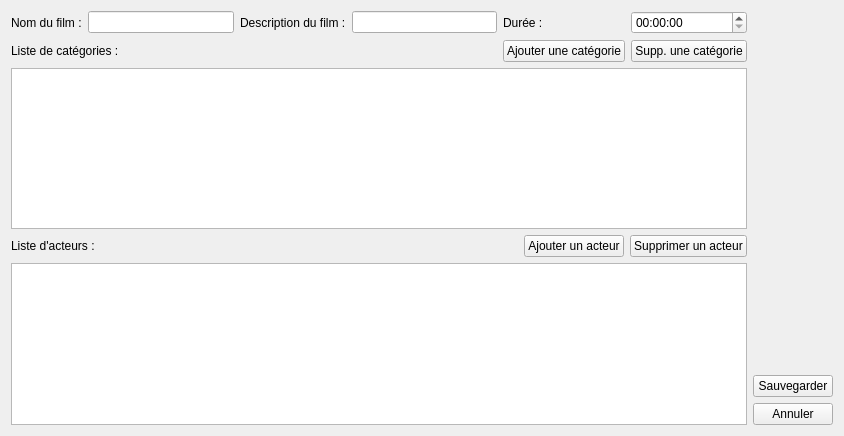
<?xml version="1.0" encoding="UTF-8"?>
<ui version="4.0">
 <class>Form</class>
 <widget class="QWidget" name="Form">
  <property name="geometry">
   <rect>
    <x>0</x>
    <y>0</y>
    <width>844</width>
    <height>436</height>
   </rect>
  </property>
  <property name="windowTitle">
   <string>Form</string>
  </property>
  <layout class="QGridLayout" name="gridLayout_2">
   <item row="4" column="0" rowspan="3">
    <widget class="QListWidget" name="listWidget_2"/>
   </item>
   <item row="6" column="1">
    <widget class="QPushButton" name="pushButton_2">
     <property name="text">
      <string>Annuler</string>
     </property>
    </widget>
   </item>
   <item row="1" column="0" rowspan="2">
    <widget class="QListWidget" name="listWidget"/>
   </item>
   <item row="0" column="0">
    <layout class="QGridLayout" name="gridLayout">
     <item row="0" column="0">
      <widget class="QLabel" name="label_2">
       <property name="text">
        <string>Nom du film :</string>
       </property>
      </widget>
     </item>
     <item row="0" column="1">
      <widget class="QLineEdit" name="lineEdit"/>
     </item>
     <item row="0" column="2">
      <widget class="QLabel" name="label_3">
       <property name="text">
        <string>Description du film :</string>
       </property>
      </widget>
     </item>
     <item row="0" column="3">
      <widget class="QLineEdit" name="lineEdit_2"/>
     </item>
     <item row="0" column="4">
      <widget class="QLabel" name="label_5">
       <property name="text">
        <string>Durée :</string>
       </property>
      </widget>
     </item>
     <item row="0" column="5">
      <widget class="QTimeEdit" name="timeEdit">
       <property name="calendarPopup">
        <bool>false</bool>
       </property>
      </widget>
     </item>
     <item row="1" column="0" colspan="2">
      <widget class="QLabel" name="label">
       <property name="text">
        <string>Liste de catégories :</string>
       </property>
      </widget>
     </item>
     <item row="1" column="3">
      <spacer name="horizontalSpacer">
       <property name="orientation">
        <enum>Qt::Horizontal</enum>
       </property>
       <property name="sizeHint" stdset="0">
        <size>
         <width>40</width>
         <height>20</height>
        </size>
       </property>
      </spacer>
     </item>
     <item row="1" column="4">
      <widget class="QPushButton" name="pushButton_3">
       <property name="text">
        <string>Ajouter une catégorie</string>
       </property>
      </widget>
     </item>
     <item row="1" column="5">
      <widget class="QPushButton" name="pushButton_4">
       <property name="text">
        <string>Supp. une catégorie</string>
       </property>
      </widget>
     </item>
    </layout>
   </item>
   <item row="3" column="0">
    <layout class="QHBoxLayout" name="horizontalLayout">
     <item>
      <widget class="QLabel" name="label_8">
       <property name="text">
        <string>Liste d'acteurs :</string>
       </property>
      </widget>
     </item>
     <item>
      <spacer name="horizontalSpacer_2">
       <property name="orientation">
        <enum>Qt::Horizontal</enum>
       </property>
       <property name="sizeHint" stdset="0">
        <size>
         <width>40</width>
         <height>20</height>
        </size>
       </property>
      </spacer>
     </item>
     <item>
      <widget class="QPushButton" name="pushButton_5">
       <property name="text">
        <string>Ajouter un acteur</string>
       </property>
      </widget>
     </item>
     <item>
      <widget class="QPushButton" name="pushButton_6">
       <property name="text">
        <string>Supprimer un acteur</string>
       </property>
      </widget>
     </item>
    </layout>
   </item>
   <item row="5" column="1">
    <widget class="QPushButton" name="pushButton">
     <property name="text">
      <string>Sauvegarder</string>
     </property>
    </widget>
   </item>
   <item row="4" column="1">
    <spacer name="verticalSpacer_2">
     <property name="orientation">
      <enum>Qt::Vertical</enum>
     </property>
     <property name="sizeHint" stdset="0">
      <size>
       <width>72</width>
       <height>134</height>
      </size>
     </property>
    </spacer>
   </item>
   <item row="2" column="1">
    <spacer name="verticalSpacer">
     <property name="orientation">
      <enum>Qt::Vertical</enum>
     </property>
     <property name="sizeHint" stdset="0">
      <size>
       <width>20</width>
       <height>150</height>
      </size>
     </property>
    </spacer>
   </item>
  </layout>
 </widget>
 <resources/>
 <connections/>
</ui>
